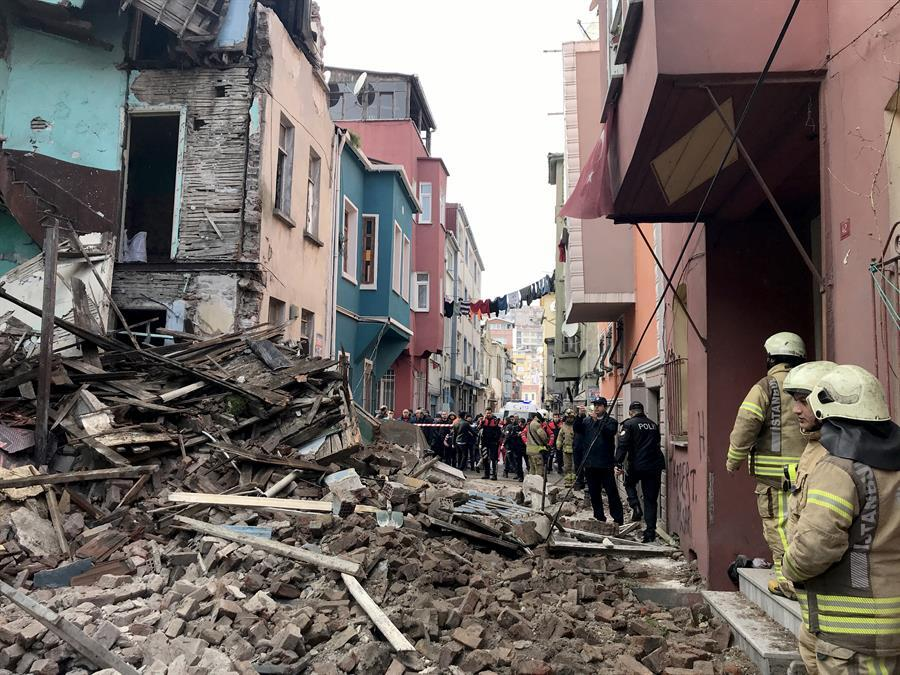
#> input picture images/earthscene2.jpg, 900 x 675 px
$ python app.py
#> lines starting #> are read from the running program, lines starting #| are printed output that depends on the picture
import cv2 as cv


def get_scene():
    image = cv.imread("./images/earthscene2.jpg")
#> image is the input picture: shape (675, 900, 3); mean B, G, R 103.5, 107.8, 116.7
    cv.imshow("Original Image", image)

    return image


def preprocess(image):

    return image


def get_borders(image):
    edges = cv.Canny(image, 100, 200)
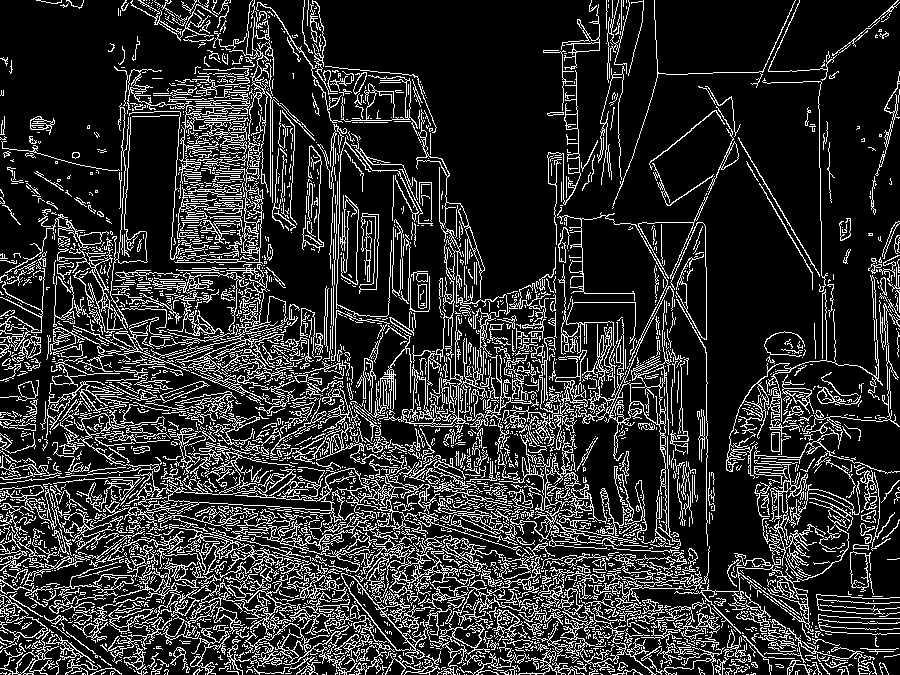
#> edges: shape (675, 900); 18.1% white in thin lines or dots
    cv.imshow("Image Edges", edges)
    cv.waitKey(0)
    cv.destroyAllWindows()

    return edges


if __name__ == "__main__":

    image = get_scene()
    preprocessed_image = preprocess(image)
    bordered_image = get_borders(preprocessed_image)

$ run again, with images/earthscene1.jpg copied over images/earthscene2.jpg
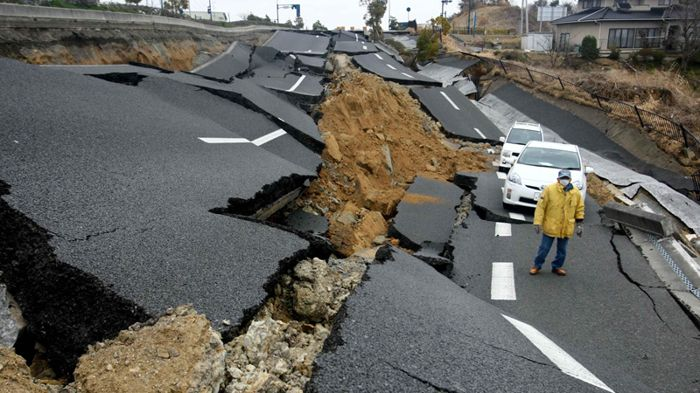
#> input picture images/earthscene1.jpg, 700 x 393 px
#> in get_scene, image is the input picture: shape (393, 700, 3); mean B, G, R 93.5, 99, 100.5
#> in get_borders, `edges = cv.Canny(image, 100, 200)`:
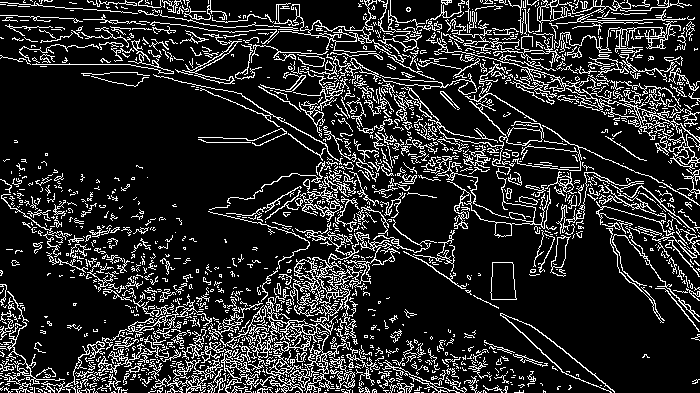
#> edges: shape (393, 700); 15.9% white in thin lines or dots
